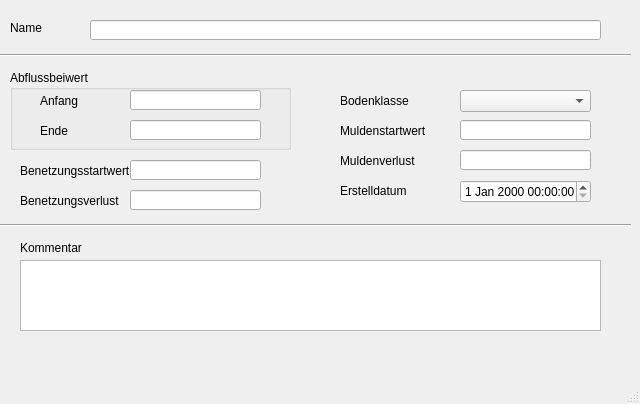
<?xml version="1.0" encoding="UTF-8"?>
<ui version="4.0">
 <class>MainWindow</class>
 <widget class="QMainWindow" name="MainWindow">
  <property name="geometry">
   <rect>
    <x>0</x>
    <y>0</y>
    <width>640</width>
    <height>404</height>
   </rect>
  </property>
  <property name="windowTitle">
   <string>MainWindow</string>
  </property>
  <widget class="QWidget" name="centralwidget">
   <widget class="QLabel" name="label">
    <property name="geometry">
     <rect>
      <x>10</x>
      <y>20</y>
      <width>46</width>
      <height>16</height>
     </rect>
    </property>
    <property name="text">
     <string>Name</string>
    </property>
   </widget>
   <widget class="QLabel" name="label_20">
    <property name="geometry">
     <rect>
      <x>20</x>
      <y>190</y>
      <width>121</width>
      <height>21</height>
     </rect>
    </property>
    <property name="text">
     <string>Benetzungsverlust</string>
    </property>
   </widget>
   <widget class="QLabel" name="label_5">
    <property name="geometry">
     <rect>
      <x>20</x>
      <y>160</y>
      <width>111</width>
      <height>21</height>
     </rect>
    </property>
    <property name="text">
     <string>Benetzungsstartwert</string>
    </property>
   </widget>
   <widget class="QLabel" name="label_6">
    <property name="geometry">
     <rect>
      <x>340</x>
      <y>120</y>
      <width>91</width>
      <height>21</height>
     </rect>
    </property>
    <property name="text">
     <string>Muldenstartwert</string>
    </property>
   </widget>
   <widget class="QLabel" name="label_18">
    <property name="geometry">
     <rect>
      <x>340</x>
      <y>90</y>
      <width>91</width>
      <height>21</height>
     </rect>
    </property>
    <property name="text">
     <string>Bodenklasse</string>
    </property>
   </widget>
   <widget class="QLabel" name="label_70">
    <property name="geometry">
     <rect>
      <x>340</x>
      <y>180</y>
      <width>91</width>
      <height>21</height>
     </rect>
    </property>
    <property name="text">
     <string>Erstelldatum</string>
    </property>
   </widget>
   <widget class="Line" name="line">
    <property name="geometry">
     <rect>
      <x>0</x>
      <y>40</y>
      <width>631</width>
      <height>31</height>
     </rect>
    </property>
    <property name="orientation">
     <enum>Qt::Horizontal</enum>
    </property>
   </widget>
   <widget class="Line" name="line_2">
    <property name="geometry">
     <rect>
      <x>0</x>
      <y>210</y>
      <width>631</width>
      <height>31</height>
     </rect>
    </property>
    <property name="orientation">
     <enum>Qt::Horizontal</enum>
    </property>
   </widget>
   <widget class="QLabel" name="label_14">
    <property name="geometry">
     <rect>
      <x>20</x>
      <y>240</y>
      <width>81</width>
      <height>16</height>
     </rect>
    </property>
    <property name="text">
     <string>Kommentar</string>
    </property>
   </widget>
   <widget class="QGroupBox" name="groupBox">
    <property name="geometry">
     <rect>
      <x>10</x>
      <y>70</y>
      <width>281</width>
      <height>80</height>
     </rect>
    </property>
    <property name="title">
     <string>Abflussbeiwert </string>
    </property>
    <widget class="QLabel" name="label_9">
     <property name="geometry">
      <rect>
       <x>30</x>
       <y>20</y>
       <width>71</width>
       <height>21</height>
      </rect>
     </property>
     <property name="text">
      <string>Anfang</string>
     </property>
    </widget>
    <widget class="QLabel" name="label_13">
     <property name="geometry">
      <rect>
       <x>30</x>
       <y>50</y>
       <width>71</width>
       <height>21</height>
      </rect>
     </property>
     <property name="text">
      <string>Ende</string>
     </property>
    </widget>
    <widget class="QLineEdit" name="anfangsabflussbeiwert">
     <property name="geometry">
      <rect>
       <x>120</x>
       <y>20</y>
       <width>131</width>
       <height>20</height>
      </rect>
     </property>
    </widget>
    <widget class="QLineEdit" name="endabflussbeiwert">
     <property name="geometry">
      <rect>
       <x>120</x>
       <y>50</y>
       <width>131</width>
       <height>20</height>
      </rect>
     </property>
    </widget>
   </widget>
   <widget class="QLabel" name="label_21">
    <property name="geometry">
     <rect>
      <x>340</x>
      <y>150</y>
      <width>91</width>
      <height>21</height>
     </rect>
    </property>
    <property name="text">
     <string>Muldenverlust</string>
    </property>
   </widget>
   <widget class="QLineEdit" name="apnam">
    <property name="geometry">
     <rect>
      <x>90</x>
      <y>20</y>
      <width>511</width>
      <height>20</height>
     </rect>
    </property>
   </widget>
   <widget class="QLineEdit" name="benetzung_startwert">
    <property name="geometry">
     <rect>
      <x>130</x>
      <y>160</y>
      <width>131</width>
      <height>20</height>
     </rect>
    </property>
   </widget>
   <widget class="QLineEdit" name="benetzungsverlust">
    <property name="geometry">
     <rect>
      <x>130</x>
      <y>190</y>
      <width>131</width>
      <height>20</height>
     </rect>
    </property>
   </widget>
   <widget class="QComboBox" name="bodenklasse">
    <property name="geometry">
     <rect>
      <x>460</x>
      <y>90</y>
      <width>131</width>
      <height>22</height>
     </rect>
    </property>
   </widget>
   <widget class="QLineEdit" name="mulden_startwert">
    <property name="geometry">
     <rect>
      <x>460</x>
      <y>120</y>
      <width>131</width>
      <height>20</height>
     </rect>
    </property>
   </widget>
   <widget class="QLineEdit" name="muldenverlust">
    <property name="geometry">
     <rect>
      <x>460</x>
      <y>150</y>
      <width>131</width>
      <height>20</height>
     </rect>
    </property>
   </widget>
   <widget class="QTextEdit" name="kommentar">
    <property name="geometry">
     <rect>
      <x>20</x>
      <y>260</y>
      <width>581</width>
      <height>71</height>
     </rect>
    </property>
   </widget>
   <widget class="QgsDateTimeEdit" name="createdat">
    <property name="geometry">
     <rect>
      <x>460</x>
      <y>180</y>
      <width>131</width>
      <height>23</height>
     </rect>
    </property>
   </widget>
  </widget>
  <widget class="QMenuBar" name="menubar">
   <property name="geometry">
    <rect>
     <x>0</x>
     <y>0</y>
     <width>640</width>
     <height>21</height>
    </rect>
   </property>
  </widget>
  <widget class="QStatusBar" name="statusbar"/>
 </widget>
 <customwidgets>
  <customwidget>
   <class>QgsDateTimeEdit</class>
   <extends>QDateTimeEdit</extends>
   <header>qgsdatetimeedit.h</header>
  </customwidget>
 </customwidgets>
 <tabstops>
  <tabstop>apnam</tabstop>
  <tabstop>anfangsabflussbeiwert</tabstop>
  <tabstop>endabflussbeiwert</tabstop>
  <tabstop>benetzung_startwert</tabstop>
  <tabstop>benetzungsverlust</tabstop>
  <tabstop>bodenklasse</tabstop>
  <tabstop>mulden_startwert</tabstop>
  <tabstop>muldenverlust</tabstop>
  <tabstop>createdat</tabstop>
  <tabstop>kommentar</tabstop>
 </tabstops>
 <resources/>
 <connections/>
</ui>
